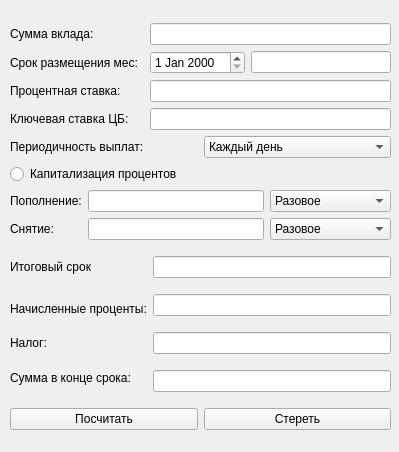
<?xml version="1.0" encoding="UTF-8"?>
<ui version="4.0">
 <class>Depoz</class>
 <widget class="QWidget" name="Depoz">
  <property name="geometry">
   <rect>
    <x>0</x>
    <y>0</y>
    <width>399</width>
    <height>452</height>
   </rect>
  </property>
  <property name="windowTitle">
   <string>Form</string>
  </property>
  <widget class="QWidget" name="layoutWidget">
   <property name="geometry">
    <rect>
     <x>10</x>
     <y>13</y>
     <width>381</width>
     <height>432</height>
    </rect>
   </property>
   <layout class="QGridLayout" name="gridLayout_4">
    <item row="0" column="0" colspan="2">
     <layout class="QVBoxLayout" name="verticalLayout">
      <item>
       <layout class="QGridLayout" name="gridLayout_3">
        <item row="0" column="0">
         <layout class="QGridLayout" name="gridLayout_2">
          <item row="3" column="0">
           <widget class="QLabel" name="label_4">
            <property name="text">
             <string>Ключевая ставка ЦБ:</string>
            </property>
           </widget>
          </item>
          <item row="3" column="1" colspan="2">
           <widget class="QLineEdit" name="percent_qb"/>
          </item>
          <item row="2" column="1" colspan="2">
           <widget class="QLineEdit" name="percent"/>
          </item>
          <item row="1" column="0">
           <widget class="QLabel" name="label_2">
            <property name="text">
             <string>Срок размещения мес: </string>
            </property>
           </widget>
          </item>
          <item row="2" column="0">
           <widget class="QLabel" name="label_3">
            <property name="text">
             <string>Процентная ставка:  </string>
            </property>
           </widget>
          </item>
          <item row="0" column="1" colspan="2">
           <widget class="QLineEdit" name="sum_vclad"/>
          </item>
          <item row="0" column="0">
           <widget class="QLabel" name="label">
            <property name="text">
             <string>Сумма вклада:               </string>
            </property>
           </widget>
          </item>
          <item row="1" column="1">
           <widget class="QDateEdit" name="dateEdit_from"/>
          </item>
          <item row="1" column="2">
           <widget class="QLineEdit" name="month"/>
          </item>
         </layout>
        </item>
        <item row="1" column="0">
         <layout class="QHBoxLayout" name="horizontalLayout_5">
          <item>
           <widget class="QLabel" name="label_5">
            <property name="text">
             <string>Периодичность выплат:</string>
            </property>
           </widget>
          </item>
          <item>
           <widget class="QComboBox" name="period_cashe">
            <item>
             <property name="text">
              <string>Каждый день</string>
             </property>
            </item>
            <item>
             <property name="text">
              <string>Каждую неделю</string>
             </property>
            </item>
            <item>
             <property name="text">
              <string>Раз в месяц</string>
             </property>
            </item>
            <item>
             <property name="text">
              <string>Раз в 6 месяцев</string>
             </property>
            </item>
            <item>
             <property name="text">
              <string>Раз в год</string>
             </property>
            </item>
            <item>
             <property name="text">
              <string>В конце срока</string>
             </property>
            </item>
           </widget>
          </item>
         </layout>
        </item>
       </layout>
      </item>
      <item>
       <widget class="QRadioButton" name="capytalize">
        <property name="text">
         <string>Капитализация процентов</string>
        </property>
       </widget>
      </item>
      <item>
       <layout class="QGridLayout" name="gridLayout">
        <item row="1" column="0">
         <widget class="QLabel" name="label_7">
          <property name="text">
           <string>Снятие:</string>
          </property>
         </widget>
        </item>
        <item row="0" column="0">
         <widget class="QLabel" name="label_6">
          <property name="text">
           <string>Пополнение:</string>
          </property>
         </widget>
        </item>
        <item row="1" column="2">
         <widget class="QComboBox" name="withdrawal_period">
          <item>
           <property name="text">
            <string>Разовое</string>
           </property>
          </item>
          <item>
           <property name="text">
            <string>Раз в месяц</string>
           </property>
          </item>
          <item>
           <property name="text">
            <string>Раз в 6 месяцев</string>
           </property>
          </item>
          <item>
           <property name="text">
            <string>Раз в год</string>
           </property>
          </item>
         </widget>
        </item>
        <item row="0" column="2">
         <widget class="QComboBox" name="replenishment_period">
          <item>
           <property name="text">
            <string>Разовое</string>
           </property>
          </item>
          <item>
           <property name="text">
            <string>Раз в месяц</string>
           </property>
          </item>
          <item>
           <property name="text">
            <string>Раз в 6 месяцев</string>
           </property>
          </item>
          <item>
           <property name="text">
            <string>Раз в год</string>
           </property>
          </item>
         </widget>
        </item>
        <item row="0" column="1">
         <widget class="QLineEdit" name="replenishment"/>
        </item>
        <item row="1" column="1">
         <widget class="QLineEdit" name="withdrawal"/>
        </item>
       </layout>
      </item>
     </layout>
    </item>
    <item row="2" column="0" rowspan="3">
     <layout class="QVBoxLayout" name="verticalLayout_3">
      <item>
       <widget class="QLabel" name="label_8">
        <property name="text">
         <string>Начисленные проценты:</string>
        </property>
       </widget>
      </item>
      <item>
       <widget class="QLabel" name="label_9">
        <property name="text">
         <string>Налог:</string>
        </property>
       </widget>
      </item>
      <item>
       <widget class="QLabel" name="label_10">
        <property name="text">
         <string>Сумма в конце срока:</string>
        </property>
       </widget>
      </item>
     </layout>
    </item>
    <item row="1" column="0">
     <widget class="QLabel" name="label_11">
      <property name="text">
       <string>Итоговый срок</string>
      </property>
     </widget>
    </item>
    <item row="3" column="1">
     <widget class="QLineEdit" name="tax"/>
    </item>
    <item row="1" column="1">
     <widget class="QLineEdit" name="dateEdit"/>
    </item>
    <item row="2" column="1">
     <widget class="QLineEdit" name="Profit_percent"/>
    </item>
    <item row="4" column="1">
     <widget class="QLineEdit" name="total_cashe"/>
    </item>
    <item row="5" column="0" colspan="2">
     <layout class="QHBoxLayout" name="horizontalLayout">
      <item>
       <widget class="QPushButton" name="pushButton_eq">
        <property name="text">
         <string>Посчитать</string>
        </property>
       </widget>
      </item>
      <item>
       <widget class="QPushButton" name="pushButton_clear">
        <property name="text">
         <string>Стереть</string>
        </property>
       </widget>
      </item>
     </layout>
    </item>
   </layout>
  </widget>
 </widget>
 <resources/>
 <connections/>
</ui>
